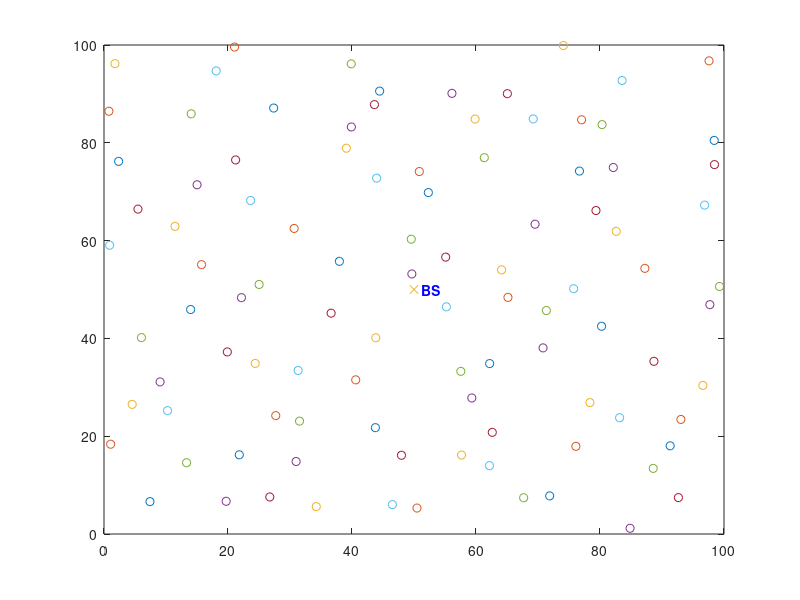

Here is the MATLAB script that generated this plot: (Note: this script raises an error after producing the figure.)
clear;

load('test.mat');
Rmax = 30;
figure(1);
 

for r= 1:1:rmax
    r
% Compute Neigbor desity & neighbor cost
figure(1);
    hold off;
    
    dead = 0;
    for i=1:1:n
        %checking if there is a dead node
        if (S(i).RE<=0)
            plot(S(i).xd,S(i).yd,'red +');
            dead=dead+1;
            S(i).state='DEAD';
            S(i).type='DEAD';
            S(i).RE = 0;
            hold on;
        else
            S(i).type='N';
            S(i).state='Initial_State';
            plot(S(i).xd,S(i).yd,'o');
            hold on;
        end
    end
    plot(S(n+1).xd,S(n+1).yd,'x');
    text(S(n+1).xd,S(n+1).yd,'  BS','Color','b','FontWeight','b');

for i= 1:1:n
    number_neighbor_i = 0;
    sigma_neigh_cost = 0;
    for j= 1:1:n
        disJtoI = sqrt((S(i).xd-S(j).xd)^2 + (S(i).yd-S(j).yd)^2);
        if (disJtoI <= Rmax && disJtoI > 0)
            number_neighbor_i = number_neighbor_i + 1;
            sigma_neigh_cost = sigma_neigh_cost + (S(i).xd-S(j).xd)^2 + (S(i).yd-S(j).yd)^2;
        end
    end
    S(i).neigh_des = number_neighbor_i/n; 
    S(i).neigh_cost = (sqrt(sigma_neigh_cost/number_neighbor_i))/Rmax;
end
 
%  CH %
for i= 1:1:n
   if (S(i).RE >0 )
       S(i).distoBS = sqrt( (S(i).xd-S(n+1).xd)^2 + (S(i).yd-S(n+1).yd)^2);
       
       % compute Td 
       Energy_level = S(i).RE/S(i).Initial_energy;
       S(i).Fuzzy_fitness1 = evalfis([Energy_level S(i).distoBS], fis1);
               
       S(i).Fuzzy_fitness2 = evalfis([S(i).neigh_des S(i).neigh_cost], fis2);
              
       % random alpha from [0.9 1]
       alpha = rand(1,1) / 10 + 0.9;
       
       S(i).Td = alpha * (1 - S(i).Fuzzy_fitness1) * Tc;
       %%S(i).rad = evalfis([S(i).RE S(i).distoBS S(i).Fuzzy_fitness1], fis1);
       
       %Initial candidates
       S(i).candidate = [];
   end
end
 
% Start Bau CH
% Bau CH
number_normal_node = 100;
cluster = 0;
while number_normal_node > 0
 for i= 1:1:n
   CH_selection = 0;
   min_Td = Tc;
 
   for j= 1:1:n
       % Chon thang co Td nho nhat ma chua phai la CH va khong phai la
       % worker cua thang khac (nam trong ban kinh cua 1 CH nao do)
     if (S(j).RE > 0 && S(j).Td < min_Td && isequal(S(j).type,'N') && length(S(j).candidate) == 0)
        min_Td = S(j).Td;
        CH_selection = j; 
     end
   end
 
   if (i == CH_selection)
       S(i).type = 'CH';
       rad = evalfis([S(i).Fuzzy_fitness1 S(i).Fuzzy_fitness2], fis3);
       S(i).rad = rad;
       S(i).number_worker = 0;
       cluster = cluster +1;
       C(cluster).xd=S(i).xd;
       C(cluster).yd=S(i).yd;
       plot(S(i).xd,S(i).yd,'k*');
              % compute node j received from i
       for t= 1:1:n
         if ((isequal(S(t).type,'N') || isequal(S(t).type,'W'))&& (S(t).RE >0))
            disJToI = sqrt( (S(i).xd-S(t).xd)^2 + (S(i).yd-S(t).yd)^2 );
            if (disJToI <= S(i).rad)
                k = length(S(t).candidate) + 1;
                S(t).type = 'W';
                S(t).candidate(k) = i;
            end
         end  
       end
   end
 end
 
 number_normal_node = 0;
 for i= 1:1:n
    if (isequal(S(i).type,'N') && (S(i).RE >0))
        number_normal_node = number_normal_node + 1;
    end
 end
end
 
% Chon CH cho worker
for j= 1:1:n
    if (isequal(S(j).type,'W') && (S(j).RE >0) && length(S(j).candidate) > 0)
        candidate = S(j).candidate;
        CH_i = candidate(1);
        dist_Sj_CH_i = sqrt((S(j).xd-S(CH_i).xd)^2 + (S(j).yd-S(CH_i).yd)^2 );
        CH_cost_1 = dist_Sj_CH_i * S(CH_i).distoBS/S(CH_i).RE;
        CH = CH_i; 
        
        for i= 2:1:length(candidate)
            CH_i = candidate(i);
            dist_Sj_CH_i = sqrt((S(j).xd-S(CH_i).xd)^2 + (S(j).yd-S(CH_i).yd)^2 );
            CH_cost = dist_Sj_CH_i * S(CH_i).distoBS/S(CH_i).RE;
            
            if (CH_cost < CH_cost_1) 
                CH = CH_i;
                CH_cost_1 = CH_cost;
            end
        end
        
        S(j).CH = CH;
        S(CH).number_worker = S(CH).number_worker + 1;
    end
end
 
 
for i=1:1:n
    if (isequal(S(i).type,'CH') && S(i).RE > 0)
        S(i).L = S(i).distoBS/Rmax;
        S(i).PN = [];
        S(i).parent = n+1;
    end
end
% --- End Bau CH
 
% Routing
for i=1:1:n
    if (isequal(S(i).type,'CH') && S(i).RE > 0)
        S(i).L = S(i).distoBS/Rmax;
    end
end
 
for i=1:1:n
    if (isequal(S(i).type,'CH') && S(i).RE > 0)
        range = k*Rmax;
        for j=1:1:n
            disJToI = sqrt((S(j).xd-S(i).xd)^2 + (S(j).yd-S(i).yd)^2 );
            if (disJToI <= range && isequal(S(j).type,'CH') && S(j).RE > 0 && S(j).L < S(i).L)
                k = length(S(i).PN) + 1;
                S(i).PN(k) = j;
            end 
        end
    end
end
 
for i=1:1:n
    if (isequal(S(i).type,'CH') && S(i).RE > 0 && length(S(i).PN) > 0)
        PN = S(i).PN;
        PN_j = PN(1);
        parent = PN_j;
        
        disJToI = sqrt((S(i).xd-S(PN_j).xd)^2 + (S(i).yd-S(PN_j).yd)^2 );
        if (disJToI < d0)
            Eij = ETX + Efs*(disJToI*disJToI);
        end
        if (disJToI >= d0)
            Eij = ETX + Emp*(disJToI*disJToI*disJToI*disJToI);
        end
        
        TEij = (Eij + ETX)*S(i).number_worker*bit;
        
        phi = (pi - (pi/2*S(PN_j).RE/S(PN_j).Initial_energy));
        Wij = exp(1/sin(phi));
        
        Cost_1 = Wij*TEij;
        
        for j= 2:1:length(PN)
            PN_j = PN(j);
            disJToI = sqrt((S(i).xd-S(PN_j).xd)^2 + (S(i).yd-S(PN_j).yd)^2 );
            if (disJToI < d0)
                Eij = ETX + Efs*(disJToI*disJToI);
            end
            if (disJToI >= d0)
                Eij = ETX + Emp*(disJToI*disJToI*disJToI*disJToI);
            end
 
            TEij = (Eij + ETX)*S(i).number_worker*bit;
 
            phi = (pi - (pi/2*S(PN_j).RE/S(PN_j).Initial_energy));
            Wij = exp(1/sin(phi));
 
            Costij = Wij*TEij;
            
            if (Costij < Cost_1) 
                parent = PN_j; 
                Cost_1 = Costij;
            end
        end
        
        S(i).parent = parent;
        S(i).Cost_parent = Cost_1;
    end
end
% --- End Routing
 %reduce energy
for i=1:1:n
    if (isequal(S(i).type,'W') && (S(i).RE >0))
        CH = S(i).CH;
        disToCH = sqrt((S(i).xd-S(CH).xd)^2 + (S(i).yd-S(CH).yd)^2 );
        if (disToCH < d0)
            S(i).RE = S(i).RE - bit*(ETX + Efs*(disToCH*disToCH));
        end
        if (disToCH >= d0)
            S(i).RE = S(i).RE - bit*(ETX + Emp*(disToCH*disToCH*disToCH*disToCH));
        end
    end
    
    if (isequal(S(i).type,'CH') && (S(i).RE >0))
        % NL nhan tu worker
        S(i).RE = S(i).RE - S(i).number_worker*bit*ETX;
        %Nl nhan tu CH khac
        parent = S(i).parent;
        % parent cua node i se bi mat di S(i).Cost_parent
        S(parent).RE = S(parent).RE - S(i).Cost_parent;
        % node i se mat them nl phat toi parent cua no
        disToParent = sqrt((S(i).xd-S(parent).xd)^2 + (S(i).yd-S(parent).yd)^2 );
        if (disToParent < d0)
            S(i).RE = S(i).RE - S(i).number_worker*bit*(ETX + Efs*(disToParent*disToParent));
        end
        if (disToParent >= d0) 
            S(i).RE = S(i).RE - S(i).number_worker*bit*(ETX + Emp*(disToParent*disToParent*disToParent*disToParent));
        end
    end
end
end
